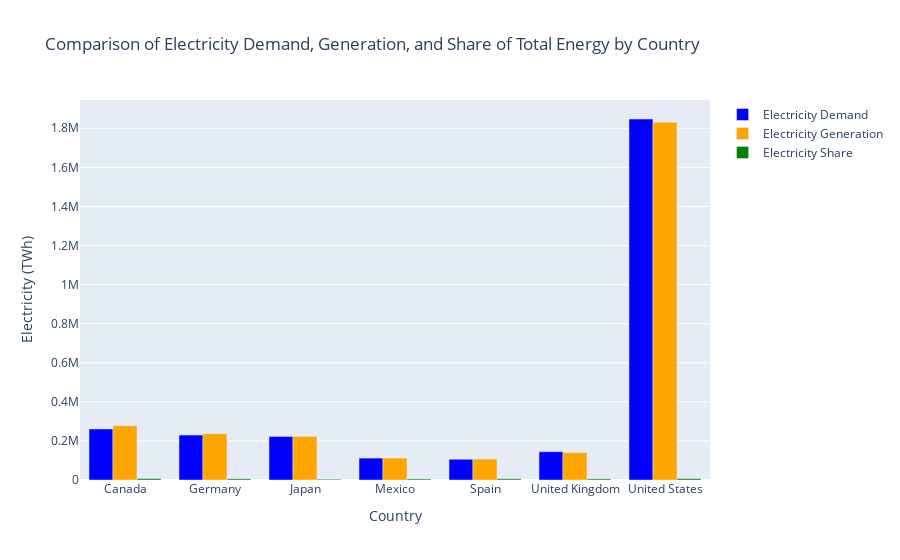

Write notebook code for a chart like this one.
### Code cell
# Filter the data for the years from 1990 to 2024
filtered_df = df_mongo[(df_mongo['year'] >= 1990) & (df_mongo['year'] <= 2024)]

# Get the top 7 countries based on electricity demand
top_countries_oil = filtered_df.groupby('country')['electricity_demand'].sum().nlargest(7).index

# Filter data for the top 7 countries based on electricity demand
top_countries_data = filtered_df[filtered_df['country'].isin(top_countries_oil)]

# Group by country and get the total consumption for each resource
grouped_data = top_countries_data.groupby('country').agg({
    'electricity_demand': 'sum',
    'electricity_generation': 'sum',
    'electricity_share_energy': 'sum'
}).reset_index()

# Create the bar plot with Plotly
fig = go.Figure()

# Add bars for each energy source
fig.add_trace(go.Bar(x=grouped_data['country'], 
                     y=grouped_data['electricity_demand'], 
                     name='Electricity Demand', 
                     marker_color='blue'))

fig.add_trace(go.Bar(x=grouped_data['country'], 
                     y=grouped_data['electricity_generation'], 
                     name='Electricity Generation', 
                     marker_color='orange'))

fig.add_trace(go.Bar(x=grouped_data['country'], 
                     y=grouped_data['electricity_share_energy'], 
                     name='Electricity Share', 
                     marker_color='green'))

# Update layout
fig.update_layout(title='Comparison of Electricity Demand, Generation, and Share of Total Energy by Country',
                  xaxis_title='Country',
                  yaxis_title='Electricity (TWh)',
                  barmode='group')

# Save the plot as an HTML file
html_filename = 'electricity_comparison_plot_plotly.html'
fig.write_html(html_filename)


# Display the plot in the Jupyter notebook
fig.show()

### Figure 1 — Plotly figure (JSON) as saved in the notebook; plotly's stock layout.template omitted (floating-point values rounded to 4 significant figures)
{"data": [{"marker": {"color": "blue"}, "name": "Electricity Demand", "type": "bar", "x": ["Canada", "Germany", "Japan", "Mexico", "Spain", "United Kingdom", "United States"], "y": [261300.0, 230000.0, 223100.0, 112200.0, 106200.0, 144800.0, 1847000.0]}, {"marker": {"color": "orange"}, "name": "Electricity Generation", "type": "bar", "x": ["Canada", "Germany", "Japan", "Mexico", "Spain", "United Kingdom", "United States"], "y": [277600.0, 236400.0, 223100.0, 112400.0, 107418, 140600.0, 1831000.0]}, {"marker": {"color": "green"}, "name": "Electricity Share", "type": "bar", "x": ["Canada", "Germany", "Japan", "Mexico", "Spain", "United Kingdom", "United States"], "y": [7210.0, 6098.0, 3948.0, 5378.0, 6383.0, 5744.0, 7006.0]}], "layout": {"barmode": "group", "title": {"text": "Comparison of Electricity Demand, Generation, and Share of Total Energy by Country"}, "xaxis": {"title": {"text": "Country"}}, "yaxis": {"title": {"text": "Electricity (TWh)"}}}}
